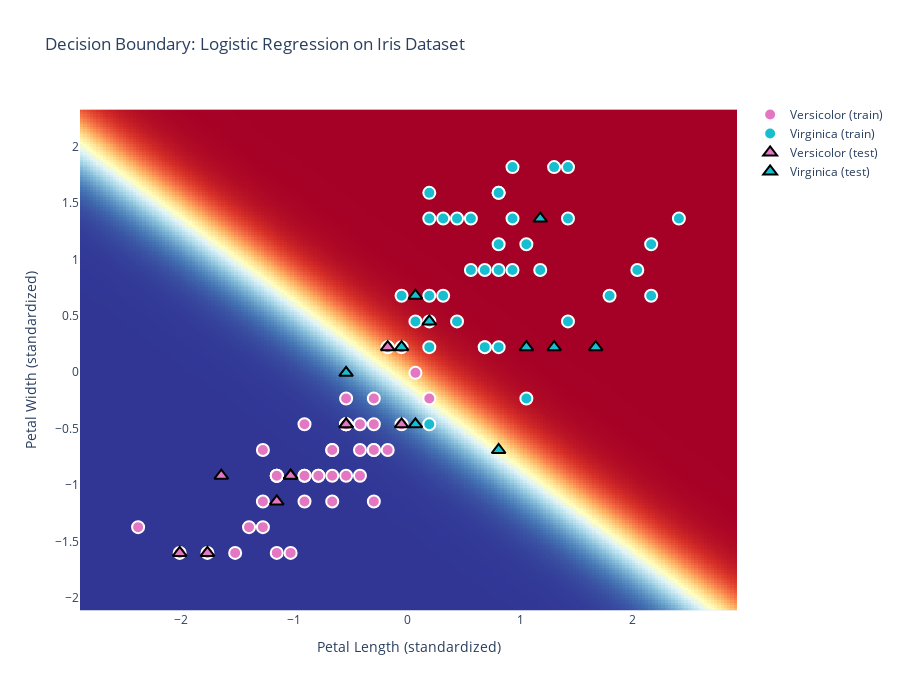

Notebook source saved alongside this figure:
### Code cell
# Create a mesh grid for decision boundary visualization
x1_min, x1_max = X_train_2d[:, 0].min() - 0.5, X_train_2d[:, 0].max() + 0.5
x2_min, x2_max = X_train_2d[:, 1].min() - 0.5, X_train_2d[:, 1].max() + 0.5

xx1, xx2 = np.meshgrid(np.linspace(x1_min, x1_max, 200), np.linspace(x2_min, x2_max, 200))

# Create feature matrix for grid
X_grid = np.column_stack([np.ones(xx1.ravel().shape[0]), xx1.ravel(), xx2.ravel()])

# Predict probabilities for each point in the grid
Z = sigmoid(X_grid @ b_2d)
Z = Z.reshape(xx1.shape)

# Create contour plot using plotly
fig = px.imshow(
    Z,
    x=np.linspace(x1_min, x1_max, 200),
    y=np.linspace(x2_min, x2_max, 200),
    color_continuous_scale="RdYlBu_r",
    origin="lower",
    title="Decision Boundary: Logistic Regression on Iris Dataset",
    labels={
        "x": "Petal Length (standardized)",
        "y": "Petal Width (standardized)",
        "color": "P(Virginica)",
    },
    width=900,
    height=700,
)
fig.update_coloraxes(showscale=False)

# Add training data points
train_df = pd.DataFrame(
    {
        "Petal Length": X_train_2d[:, 0],
        "Petal Width": X_train_2d[:, 1],
        "Species": ["Versicolor" if y == 0 else "Virginica" for y in y_train],
        "Type": "Training",
    }
)

# Add test data points
test_df = pd.DataFrame(
    {
        "Petal Length": X_test_2d[:, 0],
        "Petal Width": X_test_2d[:, 1],
        "Species": ["Versicolor" if y == 0 else "Virginica" for y in y_test],
        "Type": "Test",
    }
)

# Add scatter traces for training data
for species in ["Versicolor", "Virginica"]:
    train_species = train_df[train_df["Species"] == species]
    color = "#e377c2" if species == "Versicolor" else "#17becf"
    fig.add_scatter(
        x=train_species["Petal Length"],
        y=train_species["Petal Width"],
        mode="markers",
        marker={
            "size": 12,
            "color": color,
            "line": {"width": 2, "color": "white"},
            "symbol": "circle",
        },
        name=f"{species} (train)",
    )

# Add scatter traces for test data
for species in ["Versicolor", "Virginica"]:
    test_species = test_df[test_df["Species"] == species]
    color = "#e377c2" if species == "Versicolor" else "#17becf"
    fig.add_scatter(
        x=test_species["Petal Length"],
        y=test_species["Petal Width"],
        mode="markers",
        marker={
            "size": 12,
            "color": color,
            "line": {"width": 2, "color": "black"},
            "symbol": "triangle-up",
        },
        name=f"{species} (test)",
    )

fig.show()

print("\nDecision boundary equation (in standardized space):")
print(f"  {b_2d[0]:.3f} + {b_2d[1]:.3f}×(petal_length) + {b_2d[2]:.3f}×(petal_width) = 0")

### Figure 1 — Plotly figure (JSON) as saved in the notebook; plotly's stock layout.template omitted (floating-point values rounded to 4 significant figures; data arrays with more than 128 entries replaced by an {"elided": "..."} marker saying what was removed)
{"data": [{"coloraxis": "coloraxis", "hovertemplate": "Petal Length (standardized): %{x}<br>Petal Width (standardized): %{y}<br>P(Virginica): %{z}<extra></extra>", "name": "0", "type": "heatmap", "x": {"elided": "200 float values"}, "xaxis": "x", "y": {"elided": "200 float values"}, "yaxis": "y", "z": {"elided": "200x200 float values"}}, {"marker": {"color": "#e377c2", "line": {"color": "white", "width": 2}, "size": 12, "symbol": "circle"}, "mode": "markers", "name": "Versicolor (train)", "type": "scatter", "x": [-0.6632, -0.2948, -1.523, -0.9089, -0.5404, -0.5404, -0.4176, -0.04913, -1.155, -2.383, -1.277, -1.769, -1.277, -1.155, -0.7861, 0.1965, -0.5404, -0.9089, -0.9089, -0.6632, -1.155, -1.277, -0.2948, -0.2948, -1.4, -0.4176, -0.2948, -0.9089, -0.5404, -0.6632, -2.014, -0.7861, -0.5404, -0.4176, -0.172, 0.07369, -1.032, -0.2948, -1.155, -0.6632], "y": [-0.689, -0.2335, -1.6, -0.9168, -0.4612, -0.2335, -0.689, -0.4612, -1.6, -1.372, -0.689, -1.6, -1.372, -0.9168, -0.9168, -0.2335, -0.9168, -1.145, -0.4612, -0.9168, -0.9168, -1.145, -1.145, -0.689, -1.372, -0.9168, -0.689, -0.9168, -0.4612, -1.145, -1.6, -0.9168, -0.4612, -0.4612, -0.689, -0.005694, -1.6, -0.4612, -0.9168, -0.689]}, {"marker": {"color": "#17becf", "line": {"color": "white", "width": 2}, "size": 12, "symbol": "circle"}, "mode": "markers", "name": "Virginica (train)", "type": "scatter", "x": [1.179, 0.1965, 0.6878, 2.407, 1.425, 0.1965, 0.8106, 0.8106, 0.565, 1.425, 0.9334, 0.4422, 0.9334, -0.04913, 2.162, 0.6878, 1.056, -0.172, 0.8106, 0.4422, 0.1965, -0.172, 1.302, 0.3193, 1.793, 0.1965, 2.039, 0.8106, 2.162, 0.1965, 0.6878, 0.1965, 0.07369, 0.8106, -0.04913, 0.9334, 0.3193, 0.565, 1.056, 1.425], "y": [0.9054, 0.6776, 0.2221, 1.361, 1.817, 0.2221, 1.589, 0.9054, 0.9054, 0.4499, 0.9054, 0.4499, 1.361, 0.6776, 1.133, 0.2221, 1.133, 0.2221, 1.589, 1.361, 1.361, 0.2221, 1.817, 1.361, 0.6776, -0.4612, 0.9054, 1.133, 0.6776, 1.589, 0.9054, 0.4499, 0.4499, 0.2221, 0.2221, 1.817, 0.6776, 1.361, -0.2335, 1.361]}, {"marker": {"color": "#e377c2", "line": {"color": "black", "width": 2}, "size": 12, "symbol": "triangle-up"}, "mode": "markers", "name": "Versicolor (test)", "type": "scatter", "x": [-2.014, -1.646, -0.172, -0.5404, -0.04913, -1.155, -1.032, -1.032, -1.769, -0.5404], "y": [-1.6, -0.9168, 0.2221, -0.4612, -0.4612, -1.145, -0.9168, -0.9168, -1.6, -0.4612]}, {"marker": {"color": "#17becf", "line": {"color": "black", "width": 2}, "size": 12, "symbol": "triangle-up"}, "mode": "markers", "name": "Virginica (test)", "type": "scatter", "x": [1.67, -0.04913, 0.07369, 0.1965, 1.302, 1.056, 1.179, 0.07369, -0.5404, 0.8106], "y": [0.2221, 0.2221, 0.6776, 0.4499, 0.2221, 0.2221, 1.361, -0.4612, -0.005694, -0.689]}], "layout": {"coloraxis": {"colorbar": {"title": {"text": "P(Virginica)"}}, "colorscale": [[0, "rgb(49,54,149)"], [0.1, "rgb(69,117,180)"], [0.2, "rgb(116,173,209)"], [0.3, "rgb(171,217,233)"], [0.4, "rgb(224,243,248)"], [0.5, "rgb(255,255,191)"], [0.6, "rgb(254,224,144)"], [0.7, "rgb(253,174,97)"], [0.8, "rgb(244,109,67)"], [0.9, "rgb(215,48,39)"], [1, "rgb(165,0,38)"]], "showscale": false}, "height": 700, "title": {"text": "Decision Boundary: Logistic Regression on Iris Dataset"}, "width": 900, "xaxis": {"anchor": "y", "constrain": "domain", "domain": [0, 1], "scaleanchor": "y", "title": {"text": "Petal Length (standardized)"}}, "yaxis": {"anchor": "x", "autorange": true, "constrain": "domain", "domain": [0, 1], "title": {"text": "Petal Width (standardized)"}}}}
